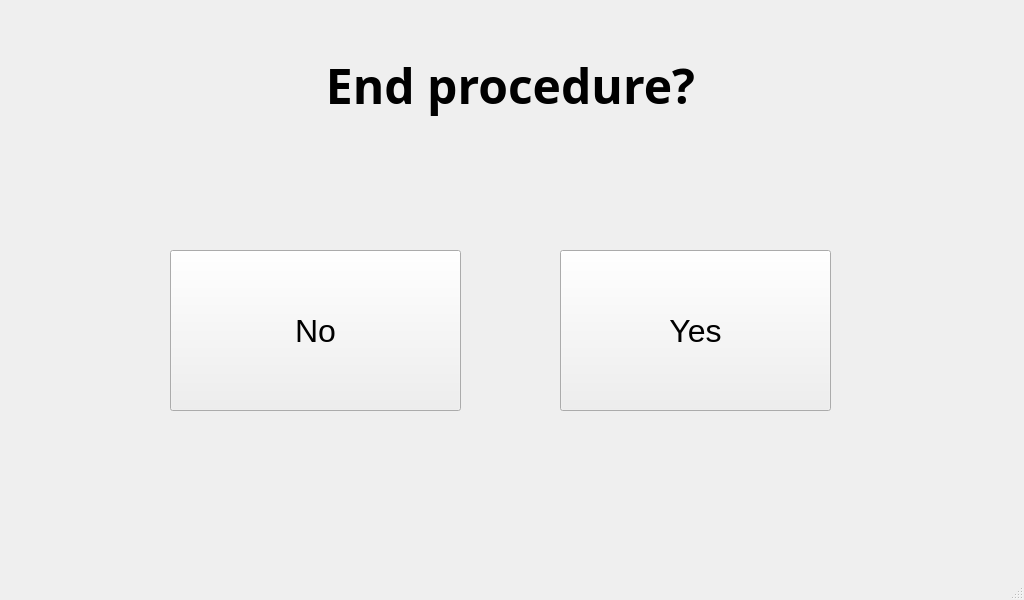
<?xml version="1.0" encoding="UTF-8"?>
<ui version="4.0">
 <class>MainWindow</class>
 <widget class="QMainWindow" name="MainWindow">
  <property name="geometry">
   <rect>
    <x>0</x>
    <y>0</y>
    <width>1024</width>
    <height>600</height>
   </rect>
  </property>
  <property name="minimumSize">
   <size>
    <width>1024</width>
    <height>600</height>
   </size>
  </property>
  <property name="maximumSize">
   <size>
    <width>1024</width>
    <height>600</height>
   </size>
  </property>
  <property name="windowTitle">
   <string>MainWindow</string>
  </property>
  <widget class="QWidget" name="centralwidget">
   <widget class="QLabel" name="TITLE">
    <property name="geometry">
     <rect>
      <x>0</x>
      <y>40</y>
      <width>1021</width>
      <height>91</height>
     </rect>
    </property>
    <property name="font">
     <font>
      <family>Unispace</family>
      <pointsize>36</pointsize>
      <weight>75</weight>
      <bold>true</bold>
     </font>
    </property>
    <property name="text">
     <string>End procedure?</string>
    </property>
    <property name="alignment">
     <set>Qt::AlignCenter</set>
    </property>
   </widget>
   <widget class="QPushButton" name="pushButton_2">
    <property name="geometry">
     <rect>
      <x>170</x>
      <y>250</y>
      <width>291</width>
      <height>161</height>
     </rect>
    </property>
    <property name="font">
     <font>
      <pointsize>24</pointsize>
     </font>
    </property>
    <property name="text">
     <string>No</string>
    </property>
   </widget>
   <widget class="QPushButton" name="pushButton_3">
    <property name="geometry">
     <rect>
      <x>560</x>
      <y>250</y>
      <width>271</width>
      <height>161</height>
     </rect>
    </property>
    <property name="font">
     <font>
      <pointsize>24</pointsize>
     </font>
    </property>
    <property name="text">
     <string>Yes</string>
    </property>
   </widget>
  </widget>
  <widget class="QStatusBar" name="statusbar"/>
 </widget>
 <resources/>
 <connections/>
</ui>
